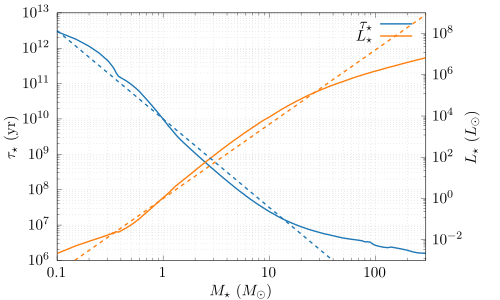

Write gnuplot code to recreate this figure.
set terminal cairolatex standalone size 5in,3in
set output "lifespan.tex"
load "../turbo.pal"

set ytics nomirror
set y2tics

#set format x  '$10^{%L}$'
set format y  '$10^{%L}$
set format y2  '$10^{%L}$


set logscale x
set logscale y
set logscale y2

set grid xtics ytics mxtics mytics

set xrange [0.1:300]
set yrange [1e6:1e13]
set y2range [1e-3:1e9]

set ylabel "$\\tau_\\star$ (yr)"
set xlabel "$M_\\star ~ (M_\\odot)$
set y2label "$L_\\star ~ (L_\\odot)$


plot "mist-zams.dat" u 1:2 ls 1 w l t "$\\tau_\\star$" ,\
 "mist-zams.dat" u 1:3 w l ls 2 axes x1y2 t "$L_\\star$" ,\
 (1e10*(x**(-2.5))) w l ls 1 dashtype "--" notitle ,\
 (x**(3.6)) w l ls 2 dashtype "--" axes x1y2 notitle 
